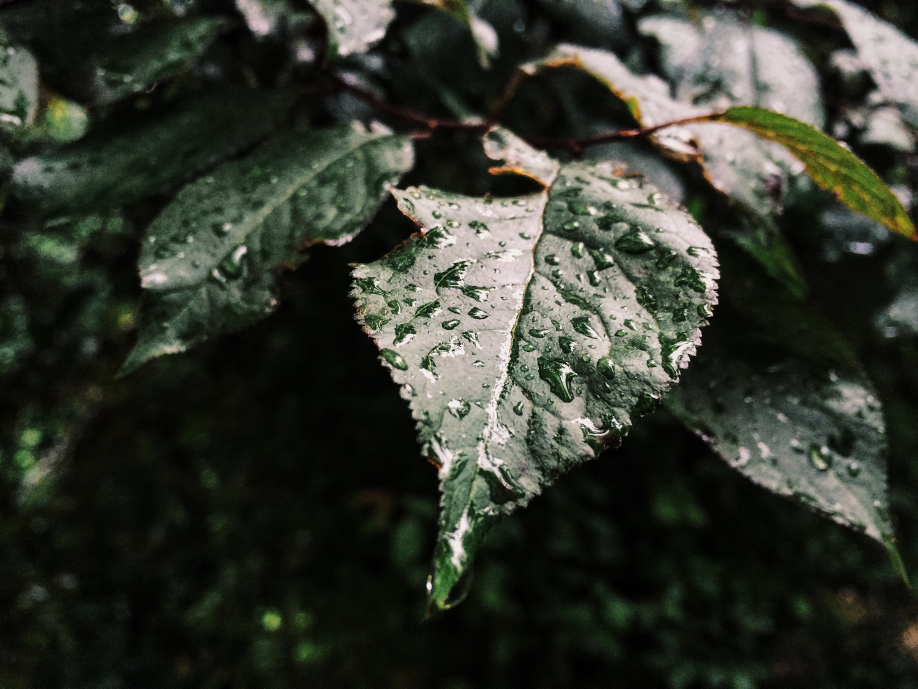
#> input picture LR_4/leaf.JPG, 1836 x 1377 px, found by its file name (shown at 1/2 size)
$ python main.py
#> lines starting #> are read from the running program, lines starting #| are printed output that depends on the picture
import cv2

def run():
    img_original = cv2.imread('leaf.jpg',cv2.IMREAD_ANYCOLOR)
#> img_original is the input picture: shape (1377, 1836, 3); mean B, G, R 45.9, 55.4, 51.7
    img = cv2.imread('leaf.jpg',cv2.IMREAD_GRAYSCALE)
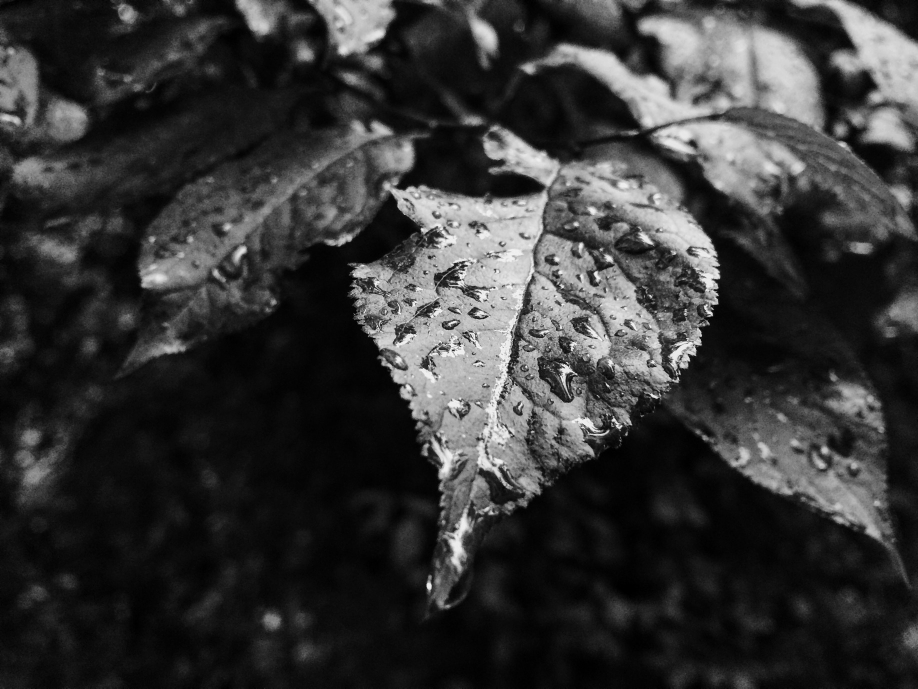
#> img: shape (1377, 1836) (shown at 1/2 size); min 0, max 253, mean 53.2
    img = cv2.resize(img, (450,300))
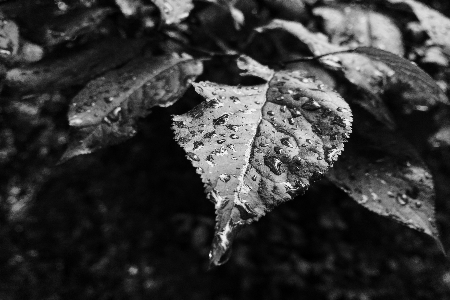
#> img: shape (300, 450); min 0, max 244, mean 53.1
    img_original = cv2.resize(img_original, (450,300))
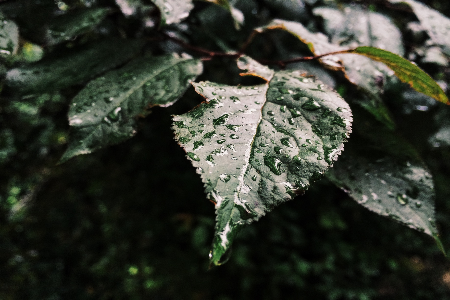
#> img_original: shape (300, 450, 3); mean B, G, R 45.7, 55.3, 51.6
    cv2.imshow('original',img_original)

    cv2.imshow('grey',img)

    blur_opencv = cv2.GaussianBlur(img, (3,3),2)
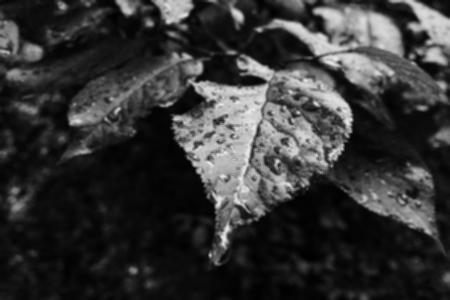
#> blur_opencv: shape (300, 450); min 0, max 236, mean 53.1
    cv2.imshow('opencv blur',blur_opencv)
    cv2.moveWindow('grey',600,100)
    cv2.moveWindow('opencv blur',300,400)
    cv2.waitKey(0)
    cv2.destroyAllWindows()


run()
